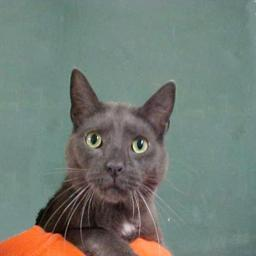
#> input picture data/dataset_limpio/cats/0_0044.jpg, 256 x 256 px, found by its file name; its folder holds only this picture in this run
$ python ejercicio3.py
#> lines starting #> are read from the running program, lines starting #| are printed output that depends on the picture
import os

import cv2
import matplotlib.pyplot as plt


def ecualizar_global(imagen_gris):
    """Aplica ecualización  con OpenCV."""
    return cv2.equalizeHist(imagen_gris)


def ecualizar_clahe(imagen_gris):
    """Aplica ecualización CLAHE."""
    clahe = cv2.createCLAHE(clipLimit=2.0, tileGridSize=(8, 8))
    return clahe.apply(imagen_gris)


def cargar_imagenes(carpeta_dataset):
#> called with carpeta_dataset = 'data/dataset_limpio'
    imagenes = []
    ejemplos = {}

    for clase in sorted(os.listdir(carpeta_dataset)):
        carpeta_clase = os.path.join(carpeta_dataset, clase)
        if not os.path.isdir(carpeta_clase):
            continue

        cantidad = 0
        for archivo in sorted(os.listdir(carpeta_clase)):
            if not archivo.lower().endswith(".jpg"):
                continue

            ruta = os.path.join(carpeta_clase, archivo)
            imagen_bgr = cv2.imread(ruta)
#> imagen_bgr is the input picture: shape (256, 256, 3); mean B, G, R 117, 124.6, 114.8
            if imagen_bgr is None:
                continue

            imagen_gris = cv2.cvtColor(imagen_bgr, cv2.COLOR_BGR2GRAY)
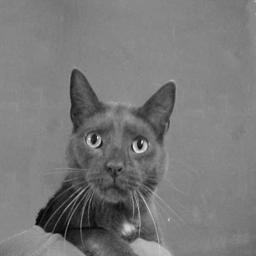
#> imagen_gris: shape (256, 256); min 2, max 236, mean 120.8
            imagenes.append((clase, imagen_gris))
            cantidad += 1
            if clase not in ejemplos:
                ejemplos[clase] = imagen_gris

        print(f"{clase}: {cantidad} imágenes")
#> pass 2 of the loop in cargar_imagenes, `for clase in sorted(os.listdir(carpeta_dataset)):`:
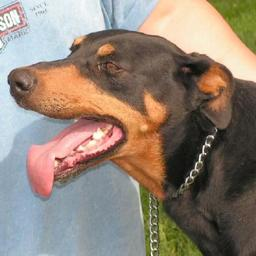
#> input picture data/dataset_limpio/dogs/1_0005.jpg, 256 x 256 px, found by its file name
#> in cargar_imagenes, imagen_bgr is the input picture: shape (256, 256, 3); mean B, G, R 118.1, 130.9, 145.2
#> in cargar_imagenes, `imagen_gris = cv2.cvtColor(imagen_bgr, cv2.COLOR_BGR2GRAY)`:
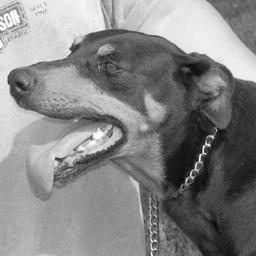
#> imagen_gris: shape (256, 256); min 6, max 255, mean 133.7
#> in ejercicio3, `imagenes, ejemplos = cargar_imagenes(carpeta_dataset)`: imagenes = 2 items
#| Total: 2 imágenes

    return imagenes, ejemplos


def calcular_contraste_por_clase(imagenes):
    """Calcula el contraste promedio antes y después de ecualizar."""
    acumulado = {}

    for clase, imagen_gris in imagenes:
        if clase not in acumulado:
            acumulado[clase] = [0.0, 0.0, 0.0, 0]

        eq = ecualizar_global(imagen_gris)
        clahe = ecualizar_clahe(imagen_gris)

        acumulado[clase][0] += float(imagen_gris.std())
        acumulado[clase][1] += float(eq.std())
        acumulado[clase][2] += float(clahe.std())
        acumulado[clase][3] += 1
#> this loop made 2 passes
#> clase on passes 1 to 2: 'cats', 'dogs'
#> pass 1, in calcular_contraste_por_clase, `eq = ecualizar_global(imagen_gris)`:
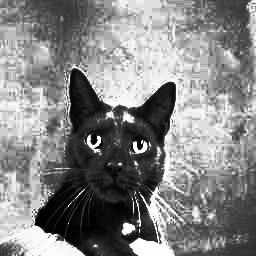
#> eq: shape (256, 256); min 0, max 255, mean 132.1
#> pass 1, in calcular_contraste_por_clase, `clahe = ecualizar_clahe(imagen_gris)`:
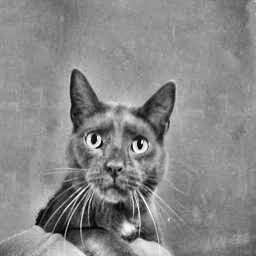
#> clahe: shape (256, 256); min 1, max 250, mean 136.4
#> pass 2, in calcular_contraste_por_clase, `eq = ecualizar_global(imagen_gris)`:
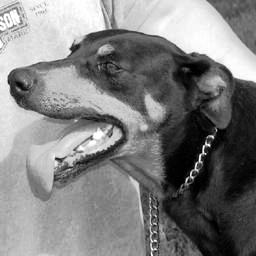
#> eq: shape (256, 256); min 0, max 255, mean 128.1
#> pass 2, in calcular_contraste_por_clase, `clahe = ecualizar_clahe(imagen_gris)`:
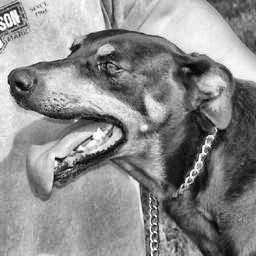
#> clahe: shape (256, 256); min 4, max 255, mean 139.9
#> after the loop, acumulado = {'cats': [26.76, 75.55, 33.19, 1], 'dogs': [61.31, 73.65, 59.82, 1]}

    print("Contraste promedio (desviación estándar) por clase:")
    for clase, (orig, eq, clahe, n) in acumulado.items():
        print(
            f"  {clase:8s} -> Original: {orig / n:5.2f} | "
            f"equalizeHist: {eq / n:5.2f} | CLAHE: {clahe / n:5.2f}"
        )
#> this loop made 2 passes
#|   cats     -> Original: 26.76 | equalizeHist: 75.55 | CLAHE: 33.19
#|   dogs     -> Original: 61.31 | equalizeHist: 73.65 | CLAHE: 59.82

#para hacer comparacion

def mostrar_comparacion(ejemplos):

    plt.figure(figsize=(13, 3.5 * len(ejemplos)))
    posicion = 1

    for clase, imagen_gris in ejemplos.items():
        eq = ecualizar_global(imagen_gris)
        clahe = ecualizar_clahe(imagen_gris)

        plt.subplot(len(ejemplos), 4, posicion)
        plt.imshow(imagen_gris, cmap="gray", vmin=0, vmax=255)
        plt.title(f"{clase} original")
        plt.axis("off")

        plt.subplot(len(ejemplos), 4, posicion + 1)
        plt.imshow(eq, cmap="gray", vmin=0, vmax=255)
        plt.title("equalizeHist")
        plt.axis("off")

        plt.subplot(len(ejemplos), 4, posicion + 2)
        plt.imshow(clahe, cmap="gray", vmin=0, vmax=255)
        plt.title("CLAHE")
        plt.axis("off")

        hist_orig = cv2.calcHist([imagen_gris], [0], None, [256], [0, 256]).flatten()
        hist_eq = cv2.calcHist([eq], [0], None, [256], [0, 256]).flatten()
        hist_clahe = cv2.calcHist([clahe], [0], None, [256], [0, 256]).flatten()

        plt.subplot(len(ejemplos), 4, posicion + 3)
        plt.plot(hist_orig, color="gray", linewidth=1, label="Original")
        plt.plot(hist_eq, color="blue", linewidth=0.9, label="equalizeHist")
        plt.plot(hist_clahe, color="orange", linewidth=1, label="CLAHE")
        plt.title(f"Histograma - {clase}")
        plt.xlim(0, 255)
        plt.legend(fontsize=8)

        posicion += 4
#> this loop made 2 passes
#> (clase, posicion) on passes 1 to 2: ('cats', 5), ('dogs', 9)
#> after the loop, posicion = 9

    plt.tight_layout()
    plt.show()
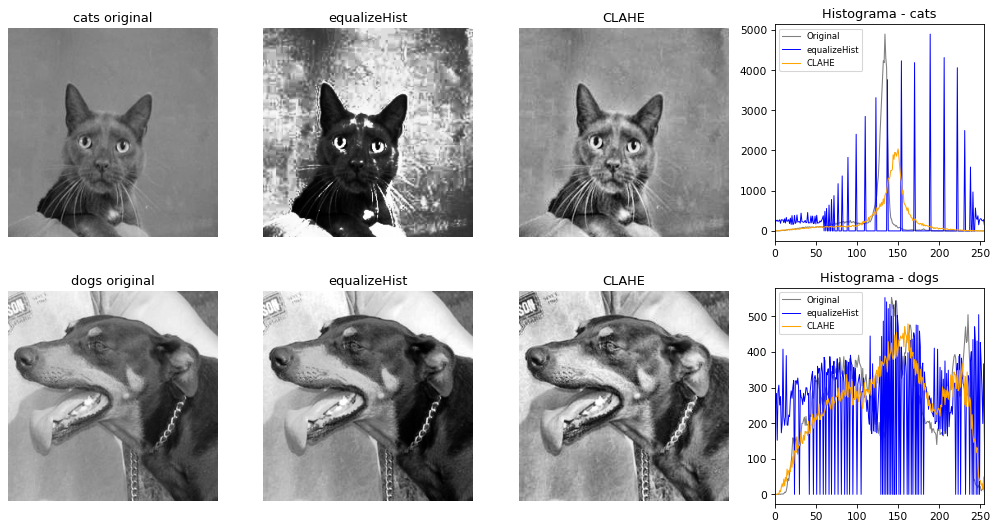
#> figure drawn by matplotlib, 8 panels; panel 4: curve peaks at x = 134, y = 4895; panel 4: curve peaks at x = 189, y = 4895; panel 4: curve peaks at x = 150, y = 2039; panel 8: curve peaks at x = 142, y = 553


def ejercicio3():
    carpeta_dataset = os.path.join("data", "dataset_limpio")
    imagenes, ejemplos = cargar_imagenes(carpeta_dataset)
    print(f"Total: {len(imagenes)} imágenes\n")

    calcular_contraste_por_clase(imagenes)

    print(
        "\nDiscusión:\n"
        "- equalizeHist distribuye el histograma en 0:255 y mejora los "
        "detalles en zonas oscuras, pero puede exagerar el contraste o ruido en fondos "
        "lisos y oscurecer tonos medios en zonas sobreexpuestas.\n"
        "- CLAHE mejora el contraste de forma local y más natural: resalta el pelaje en "
        "cats y dogs sin arruinar el fondo, y destaca mejor las escamas en snakes."
    )
    mostrar_comparacion(ejemplos)

if __name__ == "__main__":
    ejercicio3()
